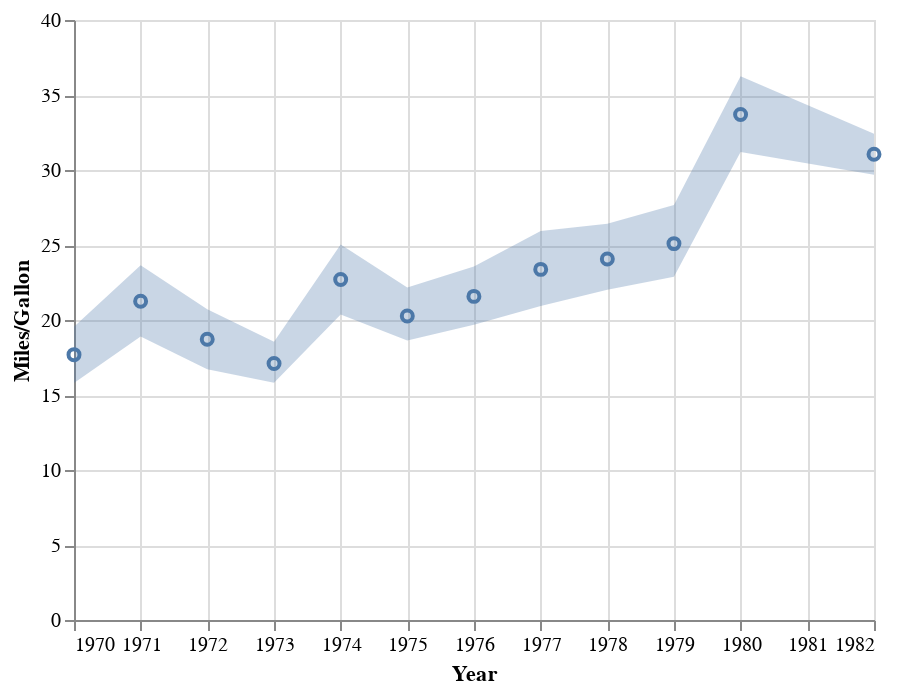

Here is the notebook cell this chart was saved with:
### Code cell
from vega_datasets import data

source = data.cars()

line = alt.Chart(source).mark_point().encode(
    x='Year',
    y='mean(Miles_per_Gallon)'
)

band = alt.Chart(source).mark_errorband(extent='ci').encode(
    x='Year',
    y=alt.Y('Miles_per_Gallon', title='Miles/Gallon'),
)

band + line

### Figure 1 — Vega-Lite specification as saved in the notebook (floating-point values rounded to 4 significant figures; data arrays with more than 128 entries replaced by an {"elided": "..."} marker saying what was removed)
{"config": {"view": {"continuousWidth": 400, "continuousHeight": 300}}, "layer": [{"mark": {"type": "errorband", "extent": "ci"}, "encoding": {"x": {"type": "temporal", "field": "Year"}, "y": {"type": "quantitative", "field": "Miles_per_Gallon", "title": "Miles/Gallon"}}}, {"mark": "point", "encoding": {"x": {"type": "temporal", "field": "Year"}, "y": {"type": "quantitative", "aggregate": "mean", "field": "Miles_per_Gallon"}}}], "data": {"name": "data-f02450ab61490a1363517a0190416235"}, "$schema": "https://vega.github.io/schema/vega-lite/v4.8.1.json", "datasets": {"data-f02450ab61490a1363517a0190416235": {"elided": "406 records"}}}
